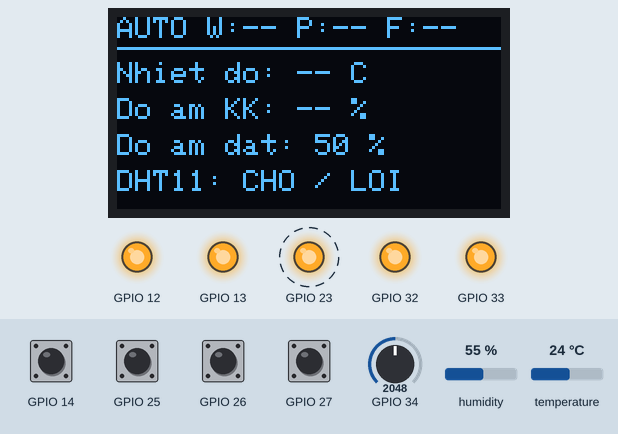
The sketch below on a simulated ESP32. Shown: 128×64 one-colour display, output pins drawn as LEDs (lit = HIGH). Dashed ring = blinking. The inputs (shaded band) are chosen by the test bench; at power-on: GPIO 14, GPIO 25–27 HIGH, temperature 24 °C, GPIO 34 = 2048, humidity 55 % (analog values on the 0–4095 scale). WiFi joins after 1.5 s; servers stay silent unless stated; what the sketch prints to the serial monitor is not drawn.

Above: at 2.5 s.
2.6 s: GPIO 25 pulled LOW for 0.15 s
At 3.01 s:
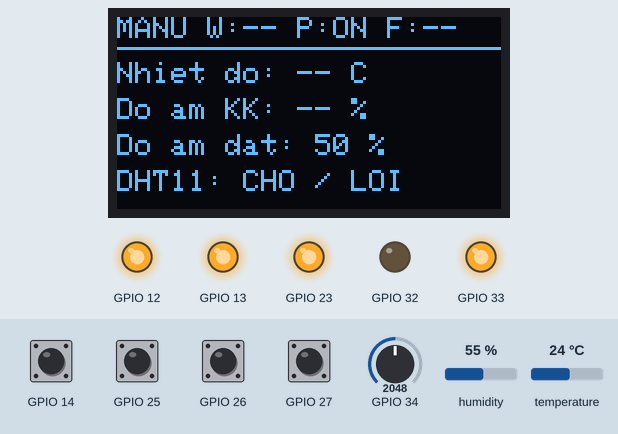
3.3 s: GPIO 27 pulled LOW for 0.15 s
At 5.1 s:
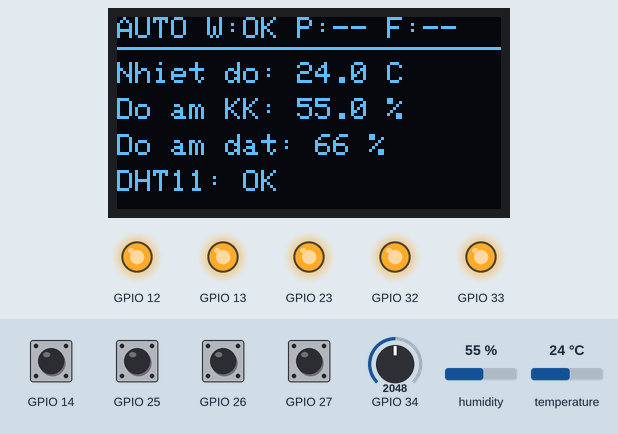
5.5 s: temperature set to 31 °C
At 6.9 s:
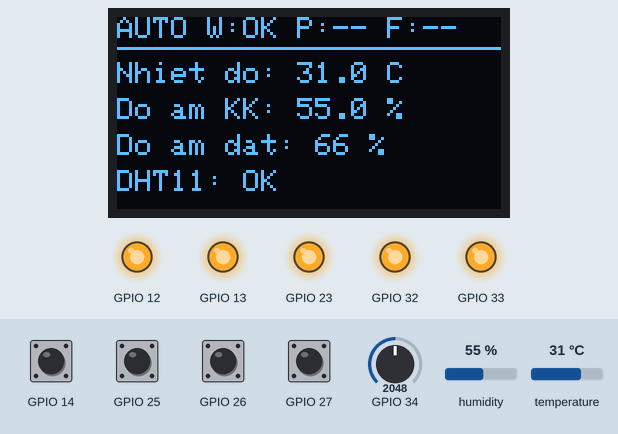
7.9 s: temperature set to 34 °C
At 10.2 s:
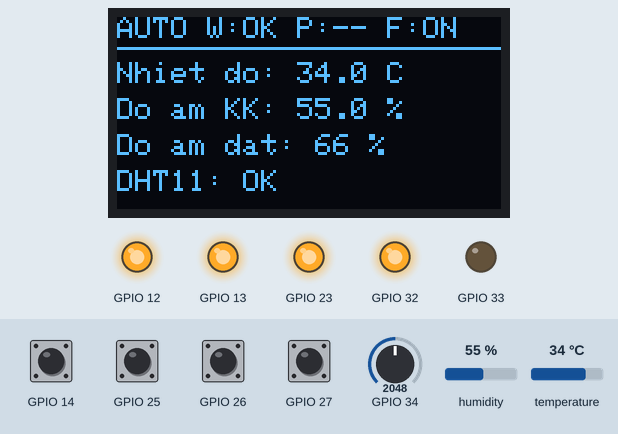
10.6 s: GPIO 26 pulled LOW for 0.15 s
At 11.05 s:
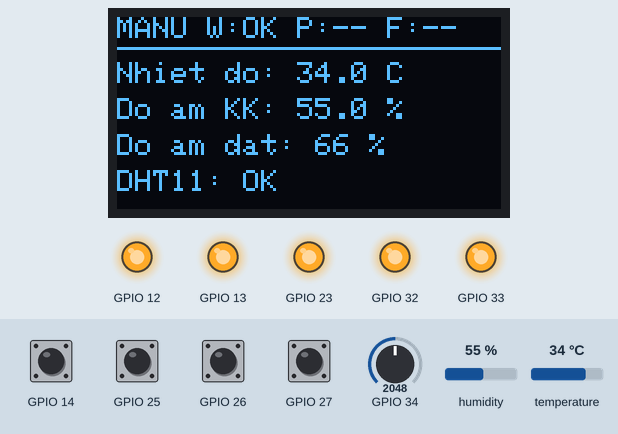
11.3 s: GPIO 25 pulled LOW for 1 s
At 12.0 s:
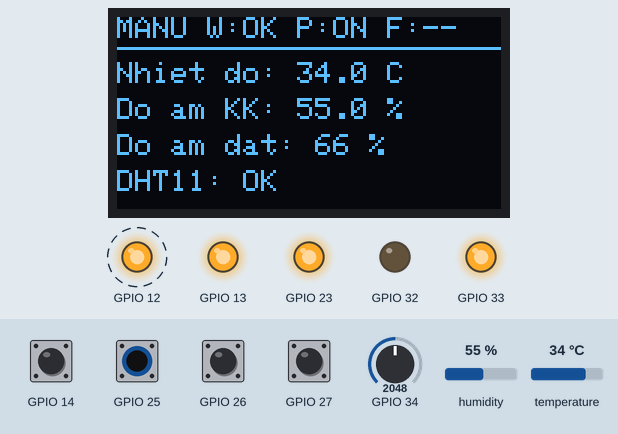
Timing chart, 0 to 14.8 s (numbered marks = the images above; inputs shaded):
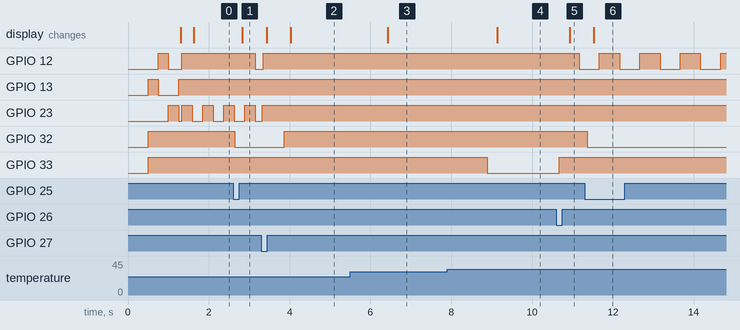

The sketch:

kt_cambien.ino
```cpp
#include <Arduino.h>
#include <Wire.h>
#include "lib/config.h"
#include "lib/sensors.h"
#include "lib/actuators.h"
#include "lib/display.h"
#include "lib/comm.h"

SystemData g_data = {
  .temperature    = NAN,
  .humidity       = NAN,
  .dhtValid       = false,
  .soilMoisture   = 50,
  .rawSoilADC     = 2048,
  .mode           = MODE_AUTO,
  .relayPump      = false,
  .relayFan       = false,
  .wifiConnected  = false,
  .ipAddress      = "0.0.0.0",
  .displayPage    = 0
};

SemaphoreHandle_t g_dataMutex = NULL;

void TaskSensors(void *pvParameters) {
  TickType_t xLastWakeTime = xTaskGetTickCount();
  const TickType_t xFrequency = pdMS_TO_TICKS(2500);

  float t = NAN, h = NAN;
  int soilPercent = 50, rawSoilADC = 2048;
  bool dhtValid = false;

  for (;;) {
    vTaskDelayUntil(&xLastWakeTime, xFrequency);

    readAllSensors(t, h, dhtValid, soilPercent, rawSoilADC);

    if (xSemaphoreTake(g_dataMutex, pdMS_TO_TICKS(50)) == pdTRUE) {
      g_data.temperature     = t;
      g_data.humidity        = h;
      g_data.dhtValid       = dhtValid;
      g_data.soilMoisture    = soilPercent;
      g_data.rawSoilADC      = rawSoilADC;
      xSemaphoreGive(g_dataMutex);
    }
  }
}

void TaskDisplay(void *pvParameters) {
  TickType_t xLastWakeTime = xTaskGetTickCount();
  const TickType_t xFrequency = pdMS_TO_TICKS(300);

  SystemData localCopy{};

  for (;;) {
    vTaskDelayUntil(&xLastWakeTime, xFrequency);

    if (xSemaphoreTake(g_dataMutex, pdMS_TO_TICKS(50)) == pdTRUE) {
      localCopy = g_data;
      xSemaphoreGive(g_dataMutex);
    }

    renderDisplay(localCopy);
  }
}

void TaskControl(void *pvParameters) {
  TickType_t xLastWakeTime = xTaskGetTickCount();
  const TickType_t xFrequency = pdMS_TO_TICKS(20);

  for (;;) {
    vTaskDelayUntil(&xLastWakeTime, xFrequency);
    processControlLogic();
  }
}

void TaskComm(void *pvParameters) {
  TickType_t xLastWakeTime = xTaskGetTickCount();
  const TickType_t xFrequency = pdMS_TO_TICKS(10);

  unsigned long lastPrintTime = 0;

  for (;;) {
    vTaskDelayUntil(&xLastWakeTime, xFrequency);

    handleComm();

    if (millis() - lastPrintTime >= 2000) {
      lastPrintTime = millis();
      SystemData copy{};
      if (xSemaphoreTake(g_dataMutex, pdMS_TO_TICKS(30)) == pdTRUE) {
        copy = g_data;
        xSemaphoreGive(g_dataMutex);
      }

      Serial.print("Nhiet do: ");
      if (copy.dhtValid) Serial.print(copy.temperature, 1);
      else Serial.print("--");
      Serial.print(" C | Do am KK: ");
      if (copy.dhtValid) Serial.print(copy.humidity, 1);
      else Serial.print("--");
      Serial.print(" % | Do am dat: ");
      Serial.print(copy.soilMoisture);
      Serial.print(" % | ADC: ");
      Serial.println(copy.rawSoilADC);
    }
  }
}

void setup() {
  Serial.begin(115200);
  delay(500);

  Wire.begin(PIN_I2C_SDA, PIN_I2C_SCL);

  g_dataMutex = xSemaphoreCreateMutex();
  if (g_dataMutex == NULL) {

    while (1);
  }

  initActuators();
  initDisplay();
  initSensors();
  initComm();

  xTaskCreatePinnedToCore(TaskSensors, "Task_Sensors", 4096, NULL, 2, NULL, 0);
  xTaskCreatePinnedToCore(TaskDisplay, "Task_Display", 4096, NULL, 1, NULL, 0);
  xTaskCreatePinnedToCore(TaskControl, "Task_Control", 4096, NULL, 3, NULL, 1);
  xTaskCreatePinnedToCore(TaskComm,     "Task_Comm",     4096, NULL, 1, NULL, 1);

}

void loop() {

  vTaskDelete(NULL);
}
```

actuators.cpp
```cpp
#include "../lib/actuators.h"

struct Button {
  uint8_t pin;
  bool lastStableState;
  bool lastReading;
  unsigned long lastDebounceTime;
};

static Button btnPump = {PIN_SW1, HIGH, HIGH, 0};
static Button btnFan  = {PIN_SW2, HIGH, HIGH, 0};
static Button btnMode = {PIN_SW3, HIGH, HIGH, 0};
static Button btnPage = {PIN_SW4, HIGH, HIGH, 0};

static constexpr unsigned long BUTTON_DEBOUNCE_MS = 30;
static bool checkButtonPressed(Button &btn, const char* btnName) {
  bool pressed = false;
  int reading = digitalRead(btn.pin);

  if (reading != btn.lastReading) {
    btn.lastDebounceTime = millis();
    btn.lastReading = reading;

  }

  if ((millis() - btn.lastDebounceTime) >= BUTTON_DEBOUNCE_MS) {
    if (reading != btn.lastStableState) {
      btn.lastStableState = reading;
      if (btn.lastStableState == LOW) {
        pressed = true;
      }
    }
  }
  return pressed;
}

void initActuators() {

  pinMode(PIN_SW1, INPUT_PULLUP);
  pinMode(PIN_SW2, INPUT_PULLUP);
  pinMode(PIN_SW3, INPUT_PULLUP);
  pinMode(PIN_SW4, INPUT_PULLUP);

  digitalWrite(PIN_RELAY_PUMP, RELAY_OFF);
  digitalWrite(PIN_RELAY_FAN, RELAY_OFF);
  pinMode(PIN_RELAY_PUMP, OUTPUT);
  pinMode(PIN_RELAY_FAN, OUTPUT);

  pinMode(PIN_LED1, OUTPUT);
  pinMode(PIN_LED2, OUTPUT);
  pinMode(PIN_LED3, OUTPUT);
  digitalWrite(PIN_LED1, HIGH);
  digitalWrite(PIN_LED2, LOW);
  digitalWrite(PIN_LED3, LOW);

  const uint8_t ledPins[] = {PIN_LED1, PIN_LED2, PIN_LED3};
  for (uint8_t pin : ledPins) digitalWrite(pin, LOW);
  for (uint8_t pin : ledPins) {

    digitalWrite(pin, HIGH);
    delay(250);
    digitalWrite(pin, LOW);
  }
  digitalWrite(PIN_LED1, HIGH);

}

void applyRelays(bool pumpState, bool fanState) {
  digitalWrite(PIN_RELAY_PUMP, pumpState ? RELAY_ON : RELAY_OFF);
  digitalWrite(PIN_RELAY_FAN,  fanState  ? RELAY_ON : RELAY_OFF);
}

void updateLeds(SystemMode mode, bool wifiConnected) {

  digitalWrite(PIN_LED1, HIGH);

  static unsigned long lastBlinkMode = 0;
  static bool led2State = false;
  if (mode == MODE_AUTO) {
    digitalWrite(PIN_LED2, HIGH);
  } else {
    if (millis() - lastBlinkMode >= 500) {
      lastBlinkMode = millis();
      led2State = !led2State;
      digitalWrite(PIN_LED2, led2State ? HIGH : LOW);
    }
  }

  static unsigned long lastBlinkWifi = 0;
  static bool led3State = false;
  if (wifiConnected) {
    digitalWrite(PIN_LED3, HIGH);
  } else {
    if (millis() - lastBlinkWifi >= 250) {
      lastBlinkWifi = millis();
      led3State = !led3State;
      digitalWrite(PIN_LED3, led3State ? HIGH : LOW);
    }
  }
}

void processControlLogic() {

  static bool sw1Pressed = false, sw2Pressed = false;
  static bool sw3Pressed = false, sw4Pressed = false;
  sw1Pressed |= checkButtonPressed(btnPump, "SW1 (Pump)");
  sw2Pressed |= checkButtonPressed(btnFan,  "SW2 (Fan)");
  sw3Pressed |= checkButtonPressed(btnMode, "SW3 (Mode)");
  sw4Pressed |= checkButtonPressed(btnPage, "SW4 (OLED)");

  if (xSemaphoreTake(g_dataMutex, pdMS_TO_TICKS(20)) == pdTRUE) {

    if (sw3Pressed) {
      g_data.mode = (g_data.mode == MODE_AUTO) ? MODE_MANUAL : MODE_AUTO;

    }

    if (sw4Pressed) {
      g_data.displayPage = (g_data.displayPage == 0) ? 1 : 0;

    }

    if (sw1Pressed) {
      if (g_data.mode == MODE_AUTO) {
        g_data.mode = MODE_MANUAL;

      }
      g_data.relayPump = !g_data.relayPump;

    }

    if (sw2Pressed) {
      if (g_data.mode == MODE_AUTO) {
        g_data.mode = MODE_MANUAL;

      }
      g_data.relayFan = !g_data.relayFan;

    }

    if (g_data.mode == MODE_AUTO) {

      if (g_data.soilMoisture < SOIL_DRY_THRESHOLD) {
        g_data.relayPump = true;
      } else if (g_data.soilMoisture > (SOIL_DRY_THRESHOLD + SOIL_HYSTERESIS)) {
        g_data.relayPump = false;
      }

      if (g_data.dhtValid && g_data.temperature > TEMP_HIGH_THRESHOLD) {
        g_data.relayFan = true;
      } else if (g_data.dhtValid && g_data.temperature < (TEMP_HIGH_THRESHOLD - TEMP_HYSTERESIS)) {
        g_data.relayFan = false;
      }
    }

    applyRelays(g_data.relayPump, g_data.relayFan);

    updateLeds(g_data.mode, g_data.wifiConnected);

    sw1Pressed = sw2Pressed = sw3Pressed = sw4Pressed = false;
    xSemaphoreGive(g_dataMutex);
  }
}
```

comm.cpp
```cpp
#include "../lib/comm.h"
#include <WiFi.h>
#include <WebServer.h>

static WebServer server(WEB_SERVER_PORT);

static const char INDEX_HTML[] PROGMEM = R"rawliteral(
<!DOCTYPE html>
<html lang="vi">
<head>
  <meta charset="UTF-8">
  <meta name="viewport" content="width=device-width, initial-scale=1.0">
  <title>Smart Agriculture Dashboard</title>
  <style>
    body { font-family: 'Segoe UI', Arial, sans-serif; background: #f0f2f5; margin: 0; padding: 20px; color: #333; }
    .header { text-align: center; margin-bottom: 25px; }
    .header h1 { margin: 0; color: #1b5e20; font-size: 26px; }
    .header p { margin: 5px 0 0; color: #666; font-size: 14px; }
    .container { max-width: 800px; margin: 0 auto; display: grid; grid-template-columns: repeat(auto-fit, minmax(220px, 1fr)); gap: 15px; }
    .card { background: white; border-radius: 12px; padding: 18px; box-shadow: 0 4px 10px rgba(0,0,0,0.06); text-align: center; }
    .card-title { font-size: 14px; color: #777; margin-bottom: 8px; text-transform: uppercase; font-weight: bold; }
    .card-value { font-size: 28px; font-weight: bold; color: #2e7d32; }
    .card-unit { font-size: 14px; color: #888; margin-left: 4px; }
    .control-panel { max-width: 800px; margin: 25px auto 0; background: white; border-radius: 12px; padding: 20px; box-shadow: 0 4px 10px rgba(0,0,0,0.06); }
    .control-title { font-size: 18px; font-weight: bold; margin-bottom: 15px; color: #333; border-bottom: 2px solid #e0e0e0; padding-bottom: 8px; }
    .btn-group { display: flex; flex-wrap: wrap; gap: 12px; justify-content: center; }
    button { padding: 12px 24px; border: none; border-radius: 8px; font-size: 15px; font-weight: bold; cursor: pointer; transition: 0.2s; color: white; }
    .btn-mode { background: #1976d2; }
    .btn-pump { background: #2e7d32; }
    .btn-fan { background: #f57c00; }
    .btn-off { background: #757575 !important; }
    button:active { transform: scale(0.97); }
    .badge { display: inline-block; padding: 4px 10px; border-radius: 20px; font-size: 12px; font-weight: bold; }
    .badge-auto { background: #e8f5e9; color: #2e7d32; }
    .badge-manu { background: #fff3e0; color: #e65100; }
  </style>
</head>
<body>
  <div class="header">
    <h1>HỆ THỐNG NÔNG NGHIỆP HIỆN ĐẠI</h1>
    <p>Giám sát thời gian thực & Điều khiển IOT từ xa </p>
  </div>

  <div class="container">
    <div class="card">
      <div class="card-title">Nhiệt độ không khí (DHT11)</div>
      <div class="card-value"><span id="temp">--</span><span class="card-unit">°C</span></div>
    </div>
    <div class="card">
      <div class="card-title">Độ ẩm không khí (DHT11)</div>
      <div class="card-value"><span id="hum">--</span><span class="card-unit">%</span></div>
    </div>
    <div class="card">
      <div class="card-title">Độ ẩm đất</div>
      <div class="card-value"><span id="soil">--</span><span class="card-unit">%</span></div>
    </div>
  </div>

  <div class="control-panel">
    <div class="control-title">
      BẢNG ĐIỀU KHIỂN CHẤP HÀNH - Chế độ: <span id="mode-badge" class="badge badge-auto">AUTO</span>
    </div>
    <div class="btn-group">
      <button class="btn-mode" onclick="sendAction('mode_toggle')">ĐỔI CHẾ ĐỘ (AUTO/MANUAL)</button>
      <button id="btn-pump" class="btn-pump" onclick="sendAction('pump_toggle')">MÁY BƠM: --</button>
      <button id="btn-fan" class="btn-fan" onclick="sendAction('fan_toggle')">QUẠT: --</button>
    </div>
  </div>

  <script>
    function updateData() {
      fetch('/api/data')
        .then(response => response.json())
        .then(data => {
          document.getElementById('temp').innerText = data.dhtValid ? data.temp.toFixed(1) : '--';
          document.getElementById('hum').innerText = data.dhtValid ? data.hum.toFixed(1) : '--';
          document.getElementById('soil').innerText = data.soil;

          const badge = document.getElementById('mode-badge');
          if (data.mode === "AUTO") {
            badge.className = "badge badge-auto";
            badge.innerText = "AUTO (Tự động)";
          } else {
            badge.className = "badge badge-manu";
            badge.innerText = "MANUAL (Thủ công)";
          }

          const btnPump = document.getElementById('btn-pump');
          btnPump.innerText = "MÁY BƠM: " + (data.pump ? "ĐANG BẬT" : "ĐANG TẮT");
          btnPump.className = data.pump ? "btn-pump" : "btn-off";

          const btnFan = document.getElementById('btn-fan');
          btnFan.innerText = "QUẠT: " + (data.fan ? "ĐANG BẬT" : "ĐANG TẮT");
          btnFan.className = data.fan ? "btn-fan" : "btn-off";
        })
        .catch(err => console.error("Loi doc API:", err));
    }

    function sendAction(act) {
      fetch('/api/control?action=' + act, { method: 'POST' })
        .then(() => setTimeout(updateData, 100));
    }

    setInterval(updateData, 2000);
    updateData();
  </script>
</body>
</html>
)rawliteral";

static void handleRoot() {
  server.send(200, "text/html", INDEX_HTML);
}

static void handleApiData() {
  SystemData copy{};
  if (xSemaphoreTake(g_dataMutex, pdMS_TO_TICKS(50)) == pdTRUE) {
    copy = g_data;
    xSemaphoreGive(g_dataMutex);
  }

  char dt[20], dh[20];
  if (copy.dhtValid) {
    snprintf(dt, sizeof(dt), "%.1f", copy.temperature);
    snprintf(dh, sizeof(dh), "%.1f", copy.humidity);
  } else {
    strcpy(dt, "null");
    strcpy(dh, "null");
  }
  char jsonBuf[300];
  snprintf(jsonBuf, sizeof(jsonBuf),
           "{\"temp\":%s,\"hum\":%s,\"soil\":%d,\"dhtValid\":%s,\"mode\":\"%s\",\"pump\":%s,\"fan\":%s,\"wifi\":%s}",
           dt, dh, copy.soilMoisture,
           copy.dhtValid ? "true" : "false",
           copy.mode == MODE_AUTO ? "AUTO" : "MANUAL",
           copy.relayPump ? "true" : "false",
           copy.relayFan ? "true" : "false",
           copy.wifiConnected ? "true" : "false");

  server.send(200, "application/json", jsonBuf);
}

static void handleApiControl() {
  if (server.hasArg("action")) {
    String action = server.arg("action");

    if (xSemaphoreTake(g_dataMutex, pdMS_TO_TICKS(50)) == pdTRUE) {
      if (action == "mode_toggle") {
        g_data.mode = (g_data.mode == MODE_AUTO) ? MODE_MANUAL : MODE_AUTO;

      }
      else if (action == "pump_toggle") {
        g_data.mode = MODE_MANUAL;
        g_data.relayPump = !g_data.relayPump;

      }
      else if (action == "fan_toggle") {
        g_data.mode = MODE_MANUAL;
        g_data.relayFan = !g_data.relayFan;

      }
      xSemaphoreGive(g_dataMutex);
    } else {
      server.send(503, "text/plain", "Busy; retry");
      return;
    }
    server.send(200, "text/plain", "OK");
  } else {
    server.send(400, "text/plain", "Missing action argument");
  }
}

void initComm() {

  WiFi.mode(WIFI_AP_STA);

  WiFi.softAP(WIFI_AP_SSID, WIFI_AP_PASS);

  if (xSemaphoreTake(g_dataMutex, pdMS_TO_TICKS(50)) == pdTRUE) {
    g_data.ipAddress = WiFi.softAPIP().toString();
    xSemaphoreGive(g_dataMutex);
  }

  WiFi.begin(WIFI_SSID, WIFI_PASSWORD);

  server.on("/", HTTP_GET, handleRoot);
  server.on("/api/data", HTTP_GET, handleApiData);
  server.on("/api/control", HTTP_POST, handleApiControl);
  server.begin();

}

void handleComm() {
  static unsigned long lastCheckTime = 0;
  static bool wasConnected = false;

  if (millis() - lastCheckTime >= 1000) {
    lastCheckTime = millis();

    bool isConnected = (WiFi.status() == WL_CONNECTED);

    if (isConnected != wasConnected) {
      wasConnected = isConnected;
      if (xSemaphoreTake(g_dataMutex, pdMS_TO_TICKS(50)) == pdTRUE) {
        g_data.wifiConnected = isConnected;
        if (isConnected) {
          g_data.ipAddress = WiFi.localIP().toString();

        } else {

          g_data.ipAddress = WiFi.softAPIP().toString();

          WiFi.reconnect();
        }
        xSemaphoreGive(g_dataMutex);
      }
    }
  }

  server.handleClient();
}
```

display.cpp
```cpp
#include "../lib/display.h"
#include <Wire.h>
#include <Adafruit_GFX.h>
#include <Adafruit_SSD1306.h>

#define SCREEN_WIDTH  128
#define SCREEN_HEIGHT 64
#define OLED_RESET    -1
#define SCREEN_ADDRESS 0x3C

static Adafruit_SSD1306 display(SCREEN_WIDTH, SCREEN_HEIGHT, &Wire, OLED_RESET);
static bool displayReady = false;

bool initDisplay() {

  if (!display.begin(SSD1306_SWITCHCAPVCC, SCREEN_ADDRESS)) {

    displayReady = false;
    return false;
  }

  displayReady = true;
  display.clearDisplay();
  display.setTextColor(SSD1306_WHITE);
  display.setTextSize(1);
  display.setCursor(15, 20);
  display.println(F("SMART AGRICULTURE"));
  display.setCursor(25, 36);
  display.println(F("SYSTEM BOOTING..."));
  display.display();

  return true;
}

void renderDisplay(const SystemData &data) {
  if (!displayReady) return;

  display.clearDisplay();
  display.setTextSize(1);

  if (data.displayPage == 0) {

    display.setCursor(0, 0);
    if (data.mode == MODE_AUTO) {
      display.print(F("AUTO "));
    } else {
      display.print(F("MANU "));
    }

    display.print(data.wifiConnected ? F("W:OK ") : F("W:-- "));
    display.print(F("P:")); display.print(data.relayPump ? F("ON ") : F("-- "));
    display.print(F("F:")); display.println(data.relayFan ? F("ON") : F("--"));

    display.drawLine(0, 10, 128, 10, SSD1306_WHITE);

    display.setCursor(0, 15);
    display.print(F("Nhiet do: "));
    if (data.dhtValid) display.print(data.temperature, 1);
    else display.print(F("--"));
    display.println(F(" C"));

    display.setCursor(0, 27);
    display.print(F("Do am KK: "));
    if (data.dhtValid) display.print(data.humidity, 1);
    else display.print(F("--"));
    display.println(F(" %"));

    display.setCursor(0, 39);
    display.print(F("Do am dat: "));
    display.print(data.soilMoisture);
    display.println(F(" %"));

    display.setCursor(0, 51);
    display.print(data.dhtValid ? F("DHT11: OK") : F("DHT11: CHO / LOI"));
  }
  else {

    display.setCursor(10, 0);
    display.println(F("--- IOT NETWORK ---"));
    display.drawLine(0, 10, 128, 10, SSD1306_WHITE);

    display.setCursor(0, 15);
    display.print(F("Wi-Fi : "));
    display.println(data.wifiConnected ? F("CONNECTED") : F("CONNECTING..."));

    display.setCursor(0, 27);
    display.print(F("IP    : "));
    display.println(data.ipAddress);

    display.setCursor(0, 39);
    display.printf("ADC Dat: %d\n", data.rawSoilADC);

    display.setCursor(0, 52);
    display.println(F("SW4: Ve trang cam bien"));
  }

  display.display();
}
```

Source omitted: sensors.cpp (832 bytes)

Measured:
- the behaviour switches between 32 and 33 °C on temperature (found by bisection; images 3 and 4)
- after the input at 2.6 s, GPIO 12: HIGH → LOW after 0.55 s; GPIO 32: HIGH → LOW after 0.05 s; the display: changes after 0.23 s (image 1)
- after the input at 3.3 s, GPIO 32: LOW → HIGH after 0.57 s; the display: first changes after 0.13 s (image 2 shows a later state)
- after the input at 5.5 s, the display: changes after 0.93 s (image 3)
- after the input at 7.9 s, GPIO 33: HIGH → LOW after 0.99 s; the display: changes after 1.2 s (image 4)
- after the input at 10.6 s, GPIO 12: HIGH → LOW after 0.57 s; GPIO 33: LOW → HIGH after 0.07 s; the display: changes after 0.33 s (image 5)
- after the input at 11.3 s, GPIO 32: HIGH → LOW after 0.07 s; the display: changes after 0.23 s (image 6)
